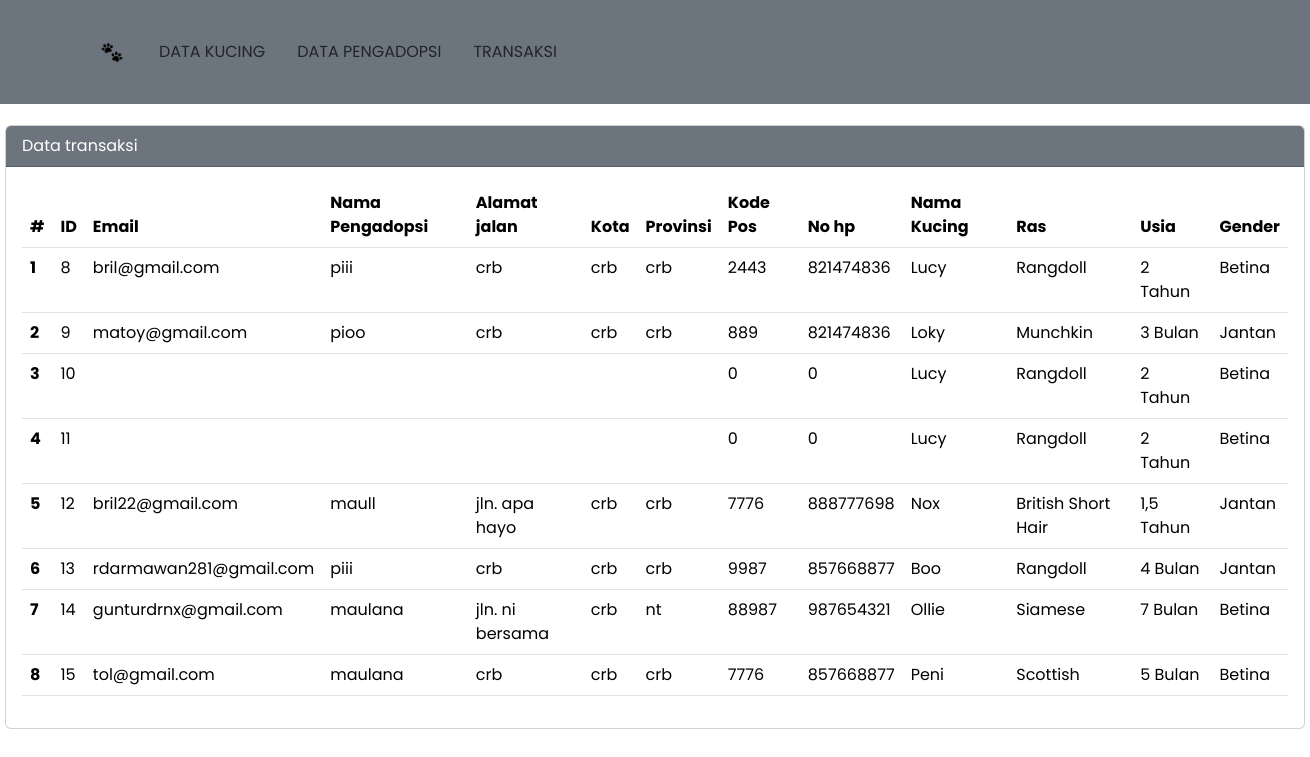
Page /transaksi.php on the committed database.
### tables this page shows
CREATE TABLE `transaksi` (
  `id_transaksi` int(11) NOT NULL,
  `id_kucing` int(11) NOT NULL,
  `id_pengadopsi` int(11) NOT NULL,
  `tgl_trans` date NOT NULL
);

CREATE TABLE `pengadopsi` (
  `id_pengadopsi` int(11) NOT NULL,
  `email` varchar(50) NOT NULL,
  `nama_pengadopsi` varchar(50) NOT NULL,
  `alamat_jalan` varchar(50) NOT NULL,
  `kota` varchar(50) NOT NULL,
  `provinsi` varchar(50) NOT NULL,
  `kode_pos` int(11) NOT NULL,
  `no_hp` int(11) NOT NULL
);

CREATE TABLE `kucing` (
  `id_kucing` int(11) NOT NULL,
  `nama` varchar(25) NOT NULL,
  `ras` varchar(25) NOT NULL,
  `usia` varchar(25) NOT NULL,
  `gender` varchar(25) NOT NULL,
  `status` varchar(25) NOT NULL,
  `foto` text NOT NULL
);

### transaksi.php (the view, shortened to what this page needs)
<?php
$host = "localhost";
$user = "root";
$pass = "";
$db = "db_adopt";
$koneksi = mysqli_connect($host, $user, $pass, $db);
?>
<!DOCTYPE html>
<html lang="en">
<head>
  <link href="https://cdn.jsdelivr.net/npm/bootstrap@5.3.1/dist/css/bootstrap.min.css" rel="stylesheet">
  <link rel="stylesheet" href="css/main.css">
</head>
<body>
  <nav class="navbar navbar-expand-lg navbar-light bg-secondary py-4 fixed-top">
    <div class="container">
      <a class="navbar-brand d-flex justify-content-between align-items-center order-lg-0" href="header.php">
        <img src="images/paw.png" alt="site icon">
      </a>
      <div class="collapse navbar-collapse order-lg-1" id="navMenu">
        <ul class="navbar-nav mx-auto text-center">
          <li class="nav-item px-2 py-2">
            <a class="nav-link text-uppercase text-dark" href="hal_admin.php">Data Kucing</a>
          </li>
          <li class="nav-item px-2 py-2">
            <a class="nav-link text-uppercase text-dark" href="data_pengadopsi.php">Data Pengadopsi</a>
          </li>
          <li class="nav-item px-2 py-2 border-0">
            <a class="nav-link text-uppercase text-dark" href="transaksi.php">Transaksi</a>
          </li>
        </ul>
      </div>
    </div>
  </nav>
  <div class="mx-auto">
    <div class="card">
      <div class="card-header text-white bg-secondary">
        Data transaksi
      </div>
      <div class="card-body">
        <table class="table">
          <thead>
            <tr>
              <th scope="col">#</th>
              <th scope="col">ID</th>
              <th scope="col">Email</th>
              <th scope="col">Nama Pengadopsi</th>
              <th scope="col">Alamat jalan</th>
              <th scope="col">Kota</th>
              <th scope="col">Provinsi</th>
              <th scope="col">Kode Pos</th>
              <th scope="col">No hp</th>
              <th scope="col">Nama Kucing</th>
              <th scope="col">Ras</th>
              <th scope="col">Usia</th>
              <th scope="col">Gender</th>
            </tr>
          <tbody>
            <?php
            $sql2 = "SELECT * FROM transaksi
            inner join kucing on transaksi.id_kucing = kucing.id_kucing
            inner join pengadopsi on transaksi.id_pengadopsi = pengadopsi.id_pengadopsi";
            $q2 = mysqli_query($koneksi, $sql2);
            $urut = 1;
            while ($r2 = mysqli_fetch_array($q2)) {
              $id_transaksi = $r2['id_transaksi'];
              $email = $r2['email'];
              $nama_pengadopsi = $r2['nama_pengadopsi'];
              $alamat_jalan = $r2['alamat_jalan'];
              $kota = $r2['kota'];
              $provinsi = $r2['provinsi'];
              $kode_pos = $r2['kode_pos'];
              $no_hp = $r2['no_hp'];
              $nama = $r2['nama'];
              $ras = $r2['ras'];
              $usia = $r2['usia'];
              $gender = $r2['gender'];
            ?>
              <tr>
                <th scope="row">
                  <?php echo $urut++ ?>
                </th>
                <td scope="row">
                  <?php echo $id_transaksi ?>
                </td>
                <td scope="row">
                  <?php echo $email ?>
                </td>
                <td scope="row">
                  <?php echo $nama_pengadopsi ?>
                </td>
                <td scope="row">
                  <?php echo $alamat_jalan ?>
                </td>
                <td scope="row">
                  <?php echo $kota ?>
                </td>
                <td scope="row">
                  <?php echo $provinsi ?>
                </td>
                <td scope="row">
                  <?php echo $kode_pos ?>
                </td>
                <td scope="row">
                  <?php echo $no_hp ?>
                </td>
                <td scope="row">
                  <?php echo $nama ?>
                </td>
                <td scope="row">
                  <?php echo $ras ?>
                </td>
                <td scope="row">
                  <?php echo $usia ?>
                </td>
                <td scope="row">
                  <?php echo $gender ?>
                </td>
              </tr>
            <?php
            }
            ?>
          </tbody>
          </thead>
        </table>
      </div>
    </div>
</body>
</html>

### css/main.css (style rules this page uses)
:root { --lg-font: 'Kaisei Tokumin', serif; --sm-font: 'Poppins', sans-serif; --pink: #e5345b; }
body { font-family: var(--sm-font); }
.navbar { box-shadow: 0 3px 9p 3px rgba(0, 0, 0, 0.1); }
.navbar-brand img { width: 30px; }
.nav-item { border-bottom: 0.5px solid rgba(0, 0, 0, 0.5); }
@media (min-width: 992px) { .nav-item { border-bottom: none; } }

### transaksi.php (style rules this page uses)
.mx-auto { width: 1300px; }
.card { margin-top: 125px; }

### rows in the picture
transaksi: id_transaksi "8", id_pengadopsi.email "bril@gmail.com", id_pengadopsi.nama_pengadopsi "piii", id_pengadopsi.alamat_jalan "crb", id_pengadopsi.kota "crb", id_pengadopsi.provinsi "crb", id_pengadopsi.kode_pos "2443", id_pengadopsi.no_hp "821474836", id_kucing.nama "Lucy", id_kucing.ras "Rangdoll", id_kucing.usia "2 Tahun", id_kucing.gender "Betina"
transaksi: id_transaksi "9", id_pengadopsi.email "matoy@gmail.com", id_pengadopsi.nama_pengadopsi "pioo", id_pengadopsi.alamat_jalan "crb", id_pengadopsi.kota "crb", id_pengadopsi.provinsi "crb", id_pengadopsi.kode_pos "889", id_pengadopsi.no_hp "821474836", id_kucing.nama "Loky", id_kucing.ras "Munchkin", id_kucing.usia "3 Bulan", id_kucing.gender "Jantan"
transaksi: id_transaksi "10", id_pengadopsi.kode_pos "0", id_pengadopsi.no_hp "0", id_kucing.nama "Lucy", id_kucing.ras "Rangdoll", id_kucing.usia "2 Tahun", id_kucing.gender "Betina"
transaksi: id_transaksi "11", id_pengadopsi.kode_pos "0", id_pengadopsi.no_hp "0", id_kucing.nama "Lucy", id_kucing.ras "Rangdoll", id_kucing.usia "2 Tahun", id_kucing.gender "Betina"
transaksi: id_transaksi "12", id_pengadopsi.email "bril22@gmail.com", id_pengadopsi.nama_pengadopsi "maull", id_pengadopsi.alamat_jalan "jln. apa hayo", id_pengadopsi.kota "crb", id_pengadopsi.provinsi "crb", id_pengadopsi.kode_pos "7776", id_pengadopsi.no_hp "888777698", id_kucing.nama "Nox", id_kucing.ras "British Short Hair", id_kucing.usia "1,5 Tahun", id_kucing.gender "Jantan"
transaksi: id_transaksi "13", id_pengadopsi.email "rdarmawan281@gmail.com", id_pengadopsi.nama_pengadopsi "piii", id_pengadopsi.alamat_jalan "crb", id_pengadopsi.kota "crb", id_pengadopsi.provinsi "crb", id_pengadopsi.kode_pos "9987", id_pengadopsi.no_hp "857668877", id_kucing.nama "Boo", id_kucing.ras "Rangdoll", id_kucing.usia "4 Bulan", id_kucing.gender "Jantan"
transaksi: id_transaksi "14", id_pengadopsi.email "gunturdrnx@gmail.com", id_pengadopsi.nama_pengadopsi "maulana", id_pengadopsi.alamat_jalan "jln. ni bersama", id_pengadopsi.kota "crb", id_pengadopsi.provinsi "nt", id_pengadopsi.kode_pos "88987", id_pengadopsi.no_hp "987654321", id_kucing.nama "Ollie", id_kucing.ras "Siamese", id_kucing.usia "7 Bulan", id_kucing.gender "Betina"
transaksi: id_transaksi "15", id_pengadopsi.email "tol@gmail.com", id_pengadopsi.nama_pengadopsi "maulana", id_pengadopsi.alamat_jalan "crb", id_pengadopsi.kota "crb", id_pengadopsi.provinsi "crb", id_pengadopsi.kode_pos "7776", id_pengadopsi.no_hp "857668877", id_kucing.nama "Peni", id_kucing.ras "Scottish", id_kucing.usia "5 Bulan", id_kucing.gender "Betina"
